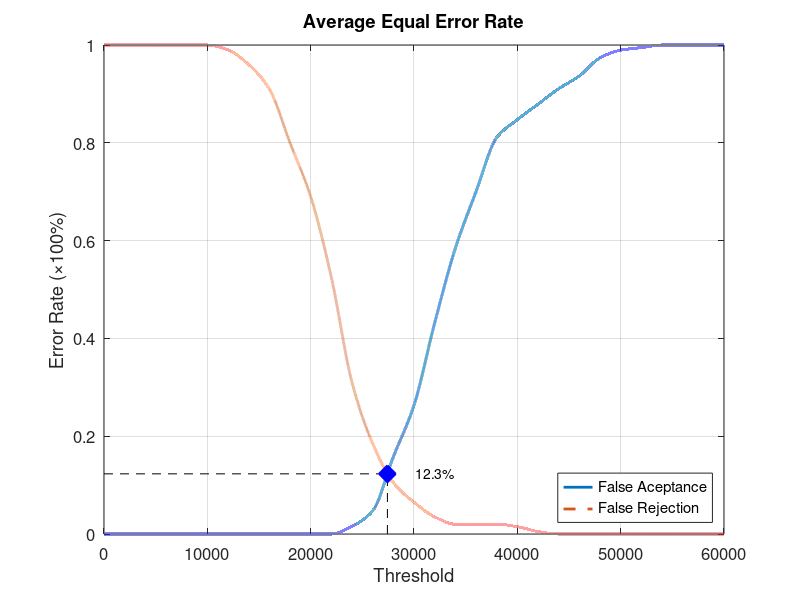
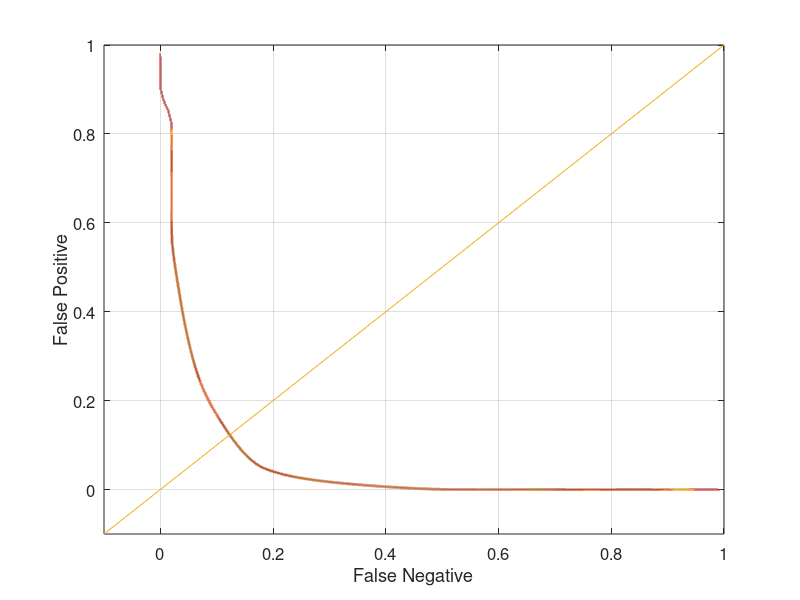

Here is the MATLAB script that generated these plots, in order:
function yEER = Database5_4
close all;
clear;
clc;
x = 0:2000:60000;
xq = 0:0.5:60000;

y0 = [0 0 0 0 0 0 0 0 0 0 0 0 0.0157895 0.0473684 0.157895 0.263158 0.431579 0.584211 0.7 0.810526 0.847368 0.878947 0.910526 0.936842 0.973684 0.989474 0.994737 1 1 1 1];
yy0 = interp1(x, y0, xq, 'pchip');
y1 = [1 1 1 1 1 1 0.99 0.96 0.91 0.8 0.69 0.525 0.31 0.185 0.105 0.065 0.035 0.02 0.02 0.02 0.015 0.005 0 0 0 0 0 0 0 0 0];
yy1 = interp1(x, y1, xq, 'pchip');

% Calculating EER: 
y2 = abs(y0 - y1);
find(y2 == min(y2))
yy2 = abs(yy0 - yy1);
xEER = find(yy2 == min(yy2));
xEERIndex = xq(xEER) % X-axis EER
yEER = yy0(xEER) % Y-axis EER

main = figure
plot(xq, yy0,'-','LineWidth', 2);	hold on
plot(xq, yy1,'--','LineWidth', 2);	hold on
plot([xEERIndex xEERIndex], [0 yEER], 'k--');	hold on
plot([0 xEERIndex], [yEER yEER], 'k--');	hold on
plot(xEERIndex, yEER, 'bx', 'LineWidth', 10);	hold on
text(xEERIndex + 10 * xEERIndex / 100, yEER, [num2str(round((10000 * yEER)) / 100) '%'])
legend('False Aceptance', 'False Rejection', 'Location', 'SouthEast')
xlabel('Threshold')
ylabel('Error Rate (\times100%)')
title('Average Equal Error Rate')
set(gca, 'FontSize', 12)
axis([0 60000 0 1])
grid on

print(main, 'Database5_4Main', '-dpng');
FNRxFPR = figure('Color', [1 1 1]);
plot(yy1, yy0, '-', yy1, yy0, 'LineWidth', 2);
hold on
y = -0.1:0.1:1
plot(y, y); 
set(gca, 'FontSize', 12)
xlabel('False Negative')
ylabel('False Positive')
axis([-0.1 1 -0.1 1])
set(gca, 'FontSize', 12)
grid on

print(FNRxFPR, 'Database5_4FNRxFPR','-dpng');
end
